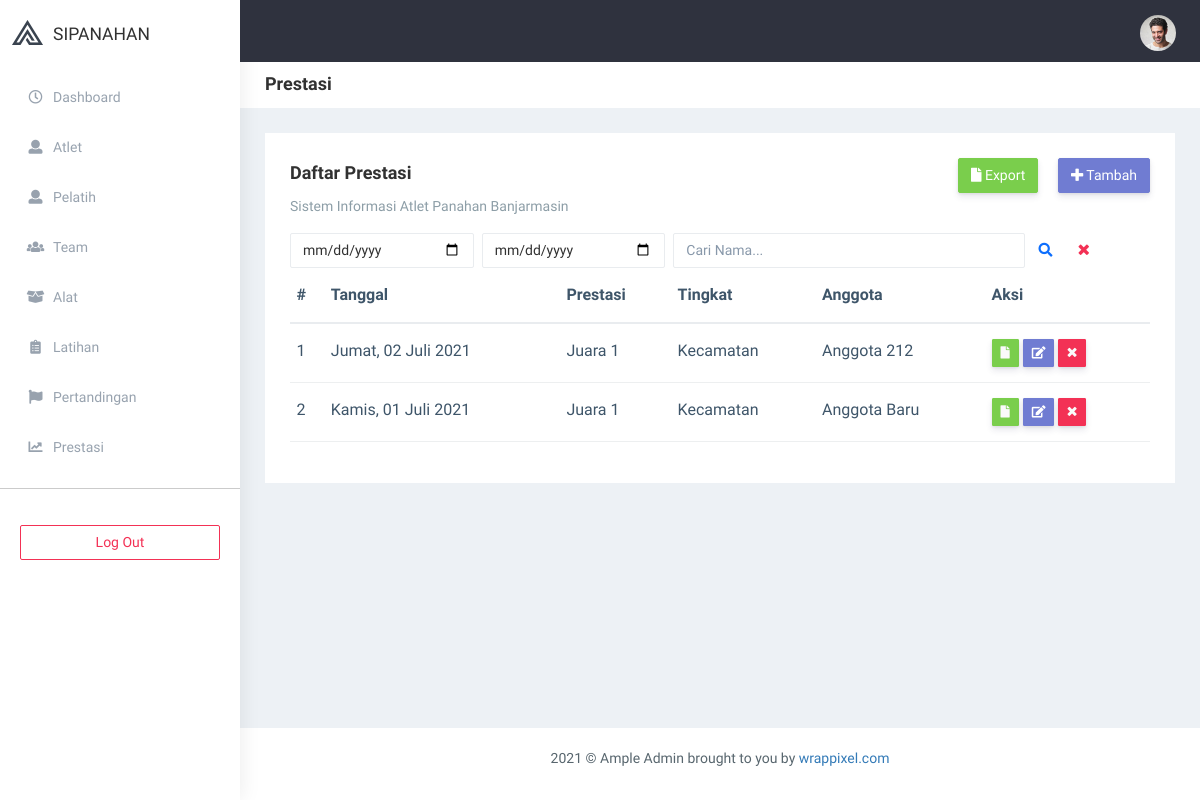
The page /index.php/prestasi on the database as committed earlier.
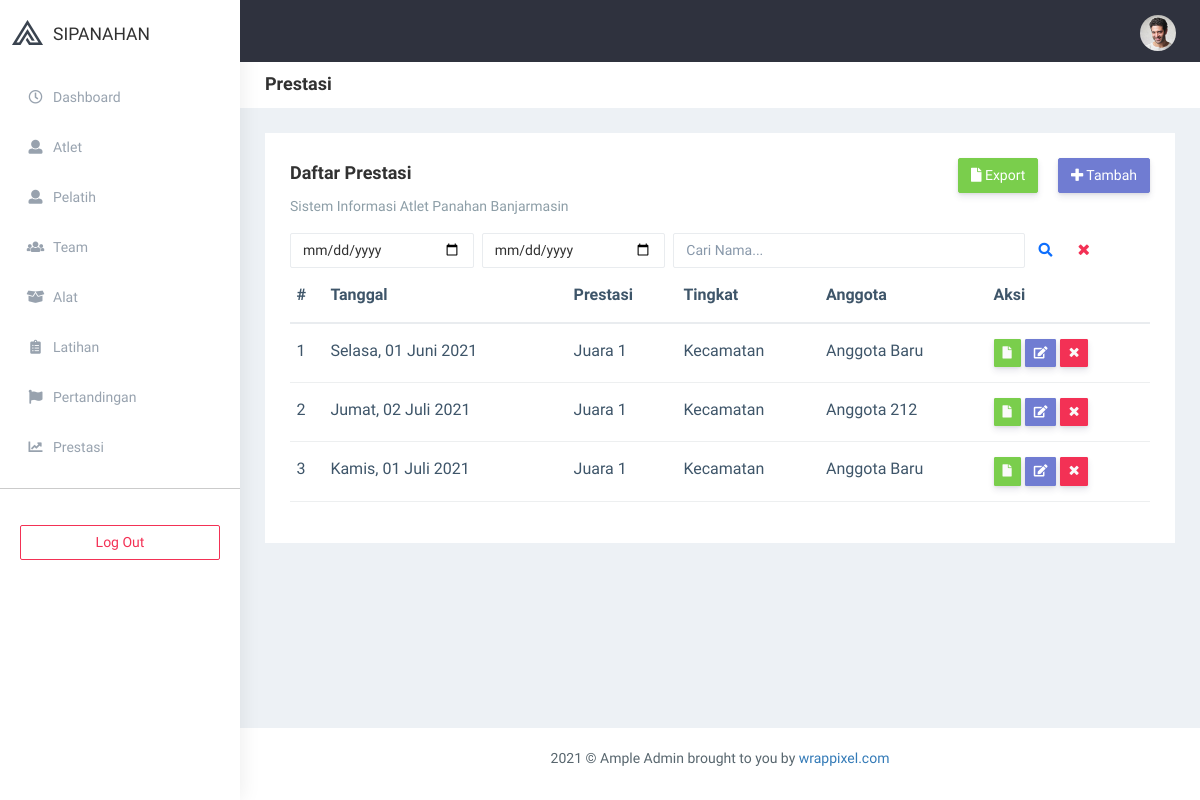
The same page on the database as committed later.
### tables this page shows
CREATE TABLE `prestasi` (
  `id` int(11) NOT NULL,
  `prestasi` varchar(255) NOT NULL,
  `user_id` int(11) NOT NULL,
  `tingkat` int(11) NOT NULL,
  `tanggal` date NOT NULL
);

CREATE TABLE `users` (
  `id` int(11) NOT NULL,
  `nama` varchar(50) NOT NULL,
  `email` varchar(100) NOT NULL,
  `username` varchar(100) NOT NULL,
  `password` varchar(255) NOT NULL,
  `level` int(11) NOT NULL,
  `status` int(11) NOT NULL,
  `tim_id` int(11) DEFAULT NULL,
  `image` varchar(100) NOT NULL
);

### application/controllers/Prestasi.php (called while the page is built, shortened)
<?php
class Prestasi extends CI_Controller {
	function __construct() {
        $this->load->model(['m_app']);
    }
    public function index() {
        $var    = [
            'page'  =>  'admin/prestasi',
            'title' =>  'Prestasi',
            'prestasi'   =>  $this->m_app->getPrestasi()->result(),
            'user'  =>  $this->m_app->getAnggota()->result(),
            'tingkat' => ['Kecamatan', 'Kabupaten / Kota', 'Provinsi', 'Nasional'],
        ];
        $this->load->view('layout/admin', $var);
    }
}

### index.php (called while the page is built, shortened)
<?php
require_once BASEPATH.'core/CodeIgniter.php';

### application/models/M_app.php (called while the page is built, shortened)
<?php defined('BASEPATH') OR exit('No direct script access allowed');
class M_app extends CI_Model {
    function getAnggota($var = null) {
        $this->db->select('users.*, tim.id AS tim_id, tim.tim');
        $this->db->from('users');
        $this->db->join('tim', 'tim.id = users.tim_id');
        $this->db->where('level', 3);
        $this->db->order_by('id', 'DESC');
    	return $this->db->get();
    }
    function getKehadiran($var = null, $user_id = null) {
        $this->db->select('kehadiran.*, users.id AS user_id, users.nama, latihan.id AS latihan_id, latihan.tempat');
        $this->db->from('kehadiran');
        if ($var != null) {
            $this->db->where('kehadiran.latihan_id', $var);
        }
        $this->db->order_by('id', 'DESC');
        $this->db->join('users', 'users.id = kehadiran.user_id');
        $this->db->join('latihan', 'latihan.id = kehadiran.latihan_id');
    	return $this->db->get();
    }
    function getPrestasi($var = null, $user_id = null) {
        $this->db->select('prestasi.*, users.id AS user_id, users.nama, tim.tim');
        $this->db->from('prestasi');
        $this->db->order_by('id', 'DESC');
        $this->db->join('users', 'users.id = prestasi.user_id');
        $this->db->join('tim', 'tim.id = users.tim_id');
    	return $this->db->get();
    }
}

### application/helpers/custom_helper.php (called while the page is built, shortened)
<?php if ( ! defined('BASEPATH')) exit('No direct script access allowed');
    if ( ! function_exists('bulan'))
    {
        function bulan($bln)
        {
            switch ($bln)
            {
                case 6:
                    return "Juni";
                    break;
                case 7:
                    return "Juli";
                    break;
            }
        }
    }
    if ( ! function_exists('longdate_indo'))
    {
        function longdate_indo($tanggal)
        {
            $ubah = gmdate($tanggal, time()+60*60*8);
            $pecah = explode("-",$ubah);
            $tgl = $pecah[2];
            $bln = $pecah[1];
            $thn = $pecah[0];
            $bulan = bulan($pecah[1]);
            $nama = date("l", mktime(0,0,0,$bln,$tgl,$thn));
            $nama_hari = "";
            if($nama=="Sunday") {$nama_hari="Minggu";}
            else if($nama=="Monday") {$nama_hari="Senin";}
            else if($nama=="Tuesday") {$nama_hari="Selasa";}
            else if($nama=="Wednesday") {$nama_hari="Rabu";}
            else if($nama=="Thursday") {$nama_hari="Kamis";}
            else if($nama=="Friday") {$nama_hari="Jumat";}
            else if($nama=="Saturday") {$nama_hari="Sabtu";}
            return $nama_hari.', '.$tgl.' '.$bulan.' '.$thn;
        }
    }

### application/views/admin/prestasi.php (the view, shortened to what this page needs)
<div class="row">
    <div class="col-sm-12">
        <div class="white-box">
            <div class="row">
                <div class="col-md-6">
                    <h3 class="box-title">Daftar <?= $title ?></h3>
                    <p class="text-muted">Sistem Informasi Atlet Panahan Banjarmasin</p>
                </div>
                <div class="col-md-6 text-right" >
                    <form role="search" action="<?= site_url('export/prestasi') ?>" method="get" class="">
                        <button type="submit" class="btn btn-success text-white mr-3"><i class="fa fa-file" aria-hidden="true"></i> Export</button>
                        <a name="" id="" class="btn btn-primary" href="#" role="button" data-toggle="modal" data-target="#create"><i class="fa fa-plus" aria-hidden="true"></i> Tambah</a>
                    </form>
                </div>
                <div class="col-md-12">
                    <form role="search" action="<?php echo site_url('prestasi')?>" method="get" class="app-search d-flex me-5">
                        <input type="date" value="<?php echo $_GET['a'] ?? '' ?>" name="a" class="form-control mt-0 w-50 mr-2">
                        <input type="date" value="<?php echo $_GET['b'] ?? '' ?>" name="b" class="form-control mt-0 w-50 mr-2">
                        <input type="text" placeholder="Cari Nama..." value="<?php echo $_GET['search'] ?? '' ?>" name="search" class="form-control mt-0">
                        <button type="submit" class="btn btn-link"><i class="fa fa-search"></i></button>
                        <a name="" id="" class="btn btn-link text-danger" href="<?php echo site_url('prestasi')?>" role="button"><i class="fa fa-times"></i></a>
                    </form>
                </div>
            </div>
            <div class="table-responsive">
                <table class="table text-nowrap">
                    <thead>
                        <tr>
                            <th class="border-top-0">#</th>
                            <th class="border-top-0">Tanggal</th>
                            <th class="border-top-0">Prestasi</th>
                            <th class="border-top-0">Tingkat</th>
                            <th class="border-top-0">Anggota</th>
                            <th class="border-top-0">Aksi</th>
                        </tr>
                    </thead>
                    <tbody>
                    <?php foreach ($prestasi as $x => $data):?>
                        <tr>
                            <td><?= $x+1 ?></td>
                            <td><?= longdate_indo($data->tanggal) ?></td>
                            <td><?= $data->prestasi ?></td>
                            <td><?= $tingkat[$data->tingkat - 1] ?></td>
                            <td><?= $data->nama ?></td>
                            <td>
                                <div class="text-center">
                                    <span>
                                        <a href="<?php echo site_url('export/surat_prestasi/'.$data->id); ?>" >
                                            <button class="btn btn-sm btn-success mr-1" style="float:left;">
                                                <i class="fa fa-file" style="color: #fafafa;"></i>
                                            </button>
                                        </a>
                                        <a style="cursor: pointer;" data-toggle="modal" data-target="#update_<?=$data->id?>">
                                            <button class="btn btn-sm btn-primary mr-1"  data-placement="top"
                                                    title="" data-original-title="Edit" style="float:left;">
                                                <i class="fa fa-edit"></i>
                                            </button>
                                        </a>
                                        <a href="<?php echo site_url().'/admin/destroy/prestasi/'.$data->id; ?>" class="btnDelete">
                                            <button class="btn btn-sm btn-danger" data-toggle="tooltip" data-placement="top" title="" data-original-title="Delete" type="submit" style="float:left;">
                                                <i class="fa fa-times" style="color: #fafafa;"></i>
                                            </button>
                                        </a>
                                    </span>
                                </div>
                            </td>
                        </tr>
                    <?php endforeach; ?>
                    </tbody>
                </table>
            </div>
        </div>
    </div>
</div>

### application/views/layout/admin.php (shortened to what this page needs)
<!DOCTYPE html>
<html dir="ltr" lang="en">
<head>
    <link href="<?= base_url('assets/') ?>plugins/bower_components/chartist/dist/chartist.min.css" rel="stylesheet">
    <link rel="stylesheet" href="<?= base_url('assets/') ?>plugins/bower_components/chartist-plugin-tooltips/dist/chartist-plugin-tooltip.css">
    <link rel="stylesheet" href="<?= base_url('assets/plugins/sweetalert2/sweetalert2.css'); ?>">
    <link rel="stylesheet" href="<?= base_url('assets/plugins/toastr/toastr.min.css')?>">
    <link href="<?= base_url('assets/') ?>bs4/dist/css/bootstrap.min.css" rel="stylesheet">
    <link href="<?= base_url('assets/') ?>css/mycss.css" rel="stylesheet">
    <link href="<?= base_url('assets/') ?>css/style.css" rel="stylesheet">
    <link href="<?= base_url('assets/') ?>css/style.min.css" rel="stylesheet">
</head>
<body>
    <div id="main-wrapper" data-layout="vertical" data-navbarbg="skin5" data-sidebartype="full"
        data-sidebar-position="absolute" data-header-position="absolute" data-boxed-layout="full">
        <header class="topbar" data-navbarbg="skin5">
            <nav class="navbar top-navbar navbar-expand-md navbar-dark">
                <div class="navbar-header" data-logobg="skin6">
                    <a class="navbar-brand" href="<?= site_url('admin/index') ?>">
                        <b class="logo-icon">
                            <img src="<?= base_url('assets/') ?>plugins/images/logo-icon.png" alt="homepage" />
                        </b>
                        <span class="logo-text text-dark mt-1">
                            SIPANAHAN
                        </span>
                    </a>
                </div>
                <div class="navbar-collapse collapse" id="navbarSupportedContent" data-navbarbg="skin5">
                    <ul class="navbar-nav ms-auto d-flex align-items-center">
                        <li>
                            <a class="profile-pic" href="#">
                                <img src="<?= base_url('assets/') ?>plugins/images/users/varun.jpg" alt="user-img" width="36"
                                    class="img-circle"><span class="text-white font-medium"><?= $this->session->nama ?></span></a>
                        </li>
                    </ul>
                </div>
            </nav>
        </header>
        <aside class="left-sidebar" data-sidebarbg="skin6">
            <div class="scroll-sidebar">
                <nav class="sidebar-nav">
                    <ul id="sidebarnav">
                        <li class="sidebar-item pt-2">
                            <a class="sidebar-link waves-effect waves-dark sidebar-link" href="<?= site_url('admin/index') ?>"
                                aria-expanded="false">
                                <i class="far fa-clock" aria-hidden="true"></i>
                                <span class="hide-menu">Dashboard</span>
                            </a>
                        </li>
                        <li class="sidebar-item">
                            <a class="sidebar-link waves-effect waves-dark sidebar-link" href="<?= site_url('user') ?>"
                                aria-expanded="false">
                                <i class="fa fa-user" aria-hidden="true"></i>
                                <span class="hide-menu">Atlet</span>
                            </a>
                        </li>
                        <li class="sidebar-item">
                            <a class="sidebar-link waves-effect waves-dark sidebar-link" href="<?= site_url('user/pelatih') ?>"
                                aria-expanded="false">
                                <i class="fa fa-user" aria-hidden="true"></i>
                                <span class="hide-menu">Pelatih</span>
                            </a>
                        </li>
                        <li class="sidebar-item">
                            <a class="sidebar-link waves-effect waves-dark sidebar-link" href="<?= site_url('tim') ?>"
                                aria-expanded="false">
                                <i class="fa fa-users" aria-hidden="true"></i>
                                <span class="hide-menu">Team</span>
                            </a>
                        </li>
                        <li class="sidebar-item">
                            <a class="sidebar-link waves-effect waves-dark sidebar-link" href="<?= site_url('alat') ?>"
                                aria-expanded="false">
                                <i class="fa fa-box-open" aria-hidden="true"></i>
                                <span class="hide-menu">Alat</span>
                            </a>
                        </li>
                        <li class="sidebar-item">
                            <a class="sidebar-link waves-effect waves-dark sidebar-link" href="<?= site_url('latihan') ?>"
                                aria-expanded="false">
                                <i class="fa fa-clipboard-list" aria-hidden="true"></i>
                                <span class="hide-menu">Latihan</span>
                            </a>
                        </li>
                        <li class="sidebar-item">
                            <a class="sidebar-link waves-effect waves-dark sidebar-link" href="<?= site_url('pertandingan') ?>"
                                aria-expanded="false">
                                <i class="fa fa-flag" aria-hidden="true"></i>
                                <span class="hide-menu">Pertandingan</span>
                            </a>
                        </li>
                        <li class="sidebar-item">
                            <a class="sidebar-link waves-effect waves-dark sidebar-link" href="<?= site_url('prestasi') ?>"
                                aria-expanded="false">
                                <i class="fa fa-chart-line" aria-hidden="true"></i>
                                <span class="hide-menu">Prestasi</span>
                            </a>
                        </li>
                        <hr>
                        <li class="text-center p-20 upgrade-btn">
                            <a href="<?php echo site_url('auth/logout') ?>"
                                class="btn d-grid btn-outline-danger" target="">
                                Log Out</a>
                        </li>
                    </ul>
                </nav>
            </div>
        </aside>
        <div class="page-wrapper">
            <div class="page-breadcrumb bg-white">
                <div class="row align-items-center">
                    <div class="col-lg-3 col-md-4 col-sm-4 col-xs-12">
                        <h4 class="page-title"><?= $title ?></h4>
                    </div>
                </div>
            </div>
            <div class="container-fluid">
                <?php $this->load->view($page) ?>
            </div>
            <footer class="footer text-center"> 2021 © Ample Admin brought to you by <a
                    href="https://www.wrappixel.com/">wrappixel.com</a>
            </footer>
        </div>
    </div>
</body>
</html>

Rows that differ between the two databases and show on the page:
added prestasi: tanggal "Selasa, 01 Juni 2021", prestasi "Juara 1", tingkat "Kecamatan", user.nama "Anggota Baru"
